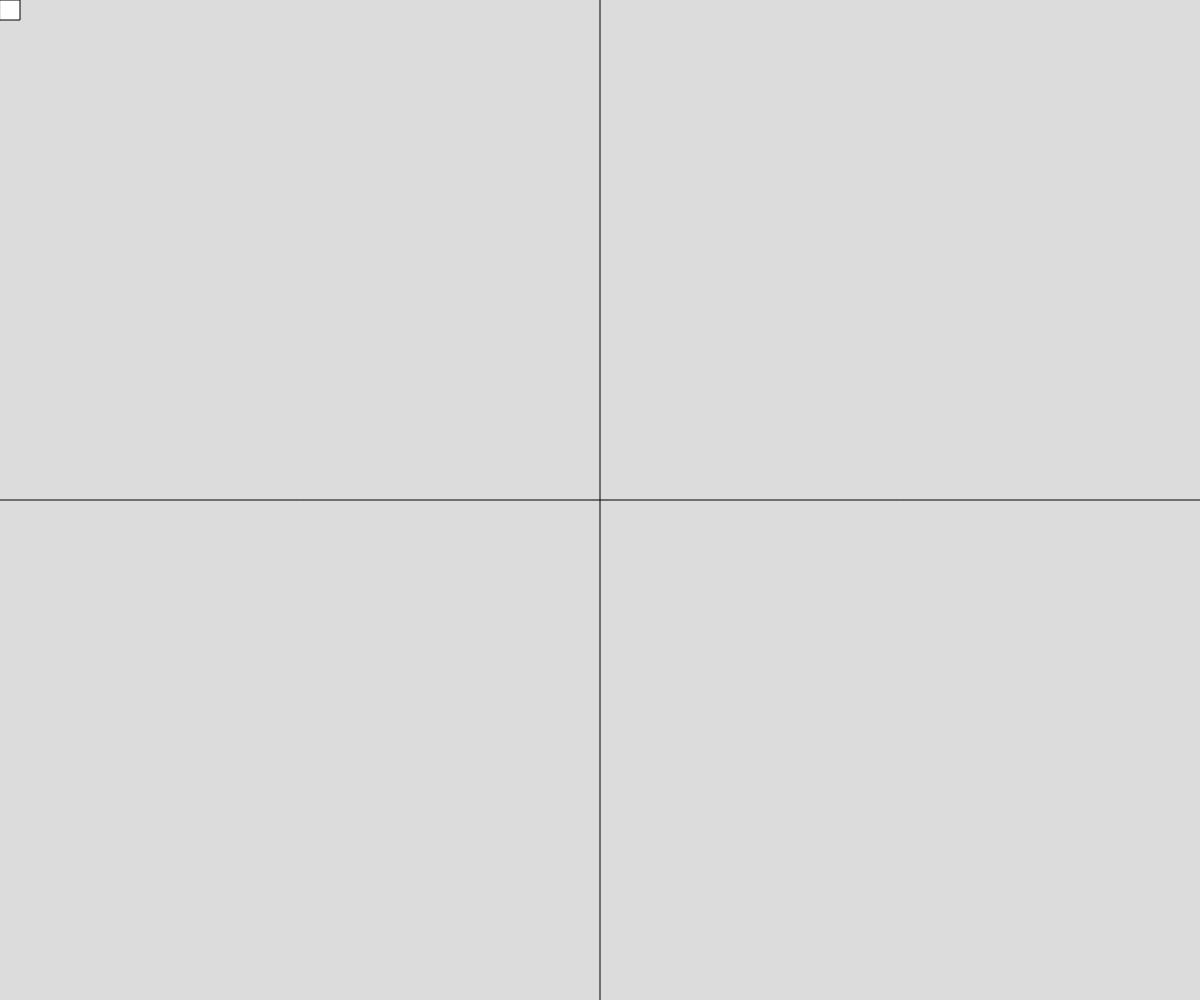
Frame 1 (no input)
Frame 60 (no input): identical to frame 1, image omitted
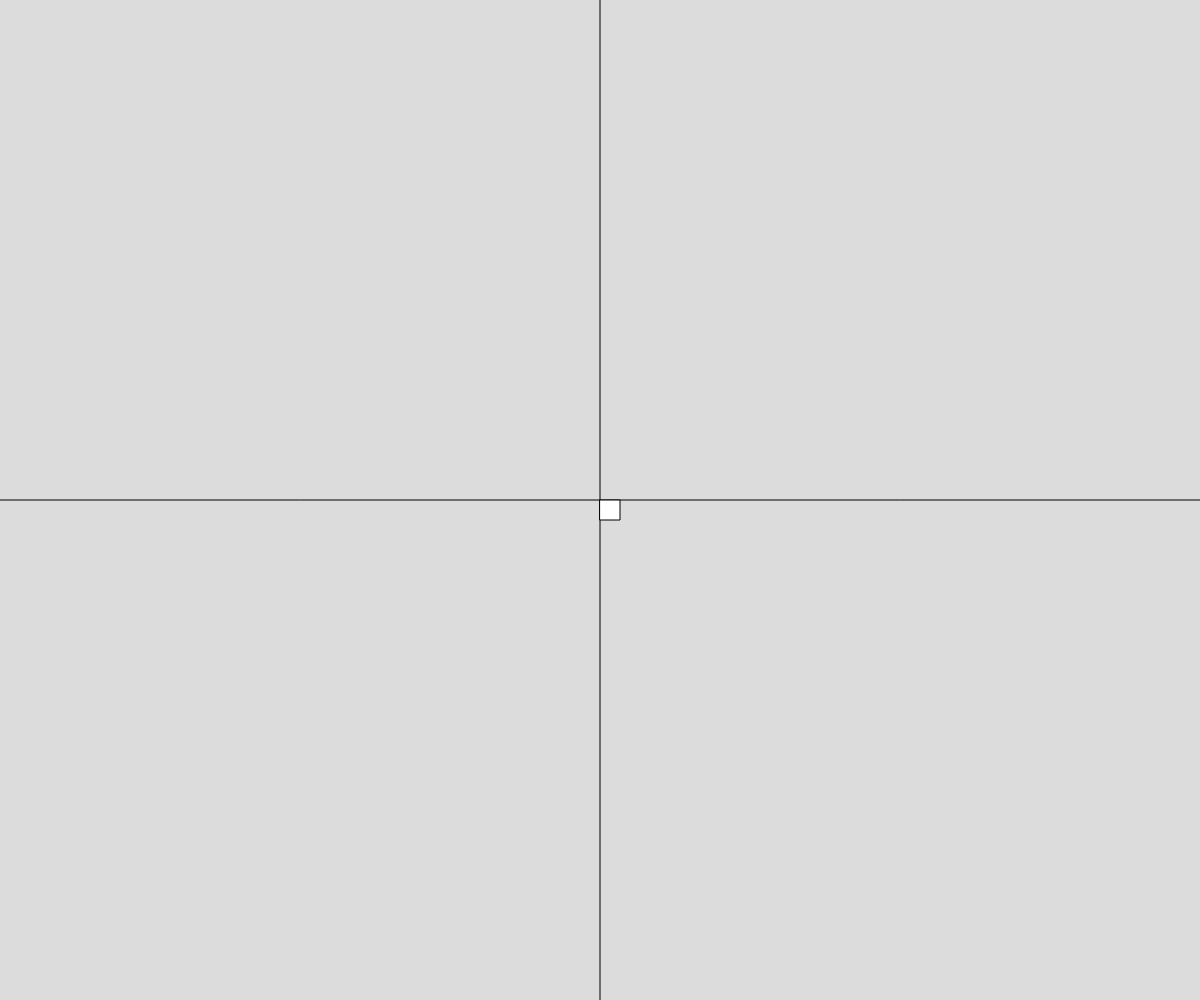
Frame 120 (the mouse pressed at the canvas centre since frame 60)

The p5.js sketch that drew these frames (run headless with seeded random() and noise() and a simulated clock; from frame 60 on, the mouse is pressed at the canvas centre):

// p5.js sketch
// ── sketch.js
function setup() {
  createCanvas(windowWidth,windowHeight);
}

function draw() {
  background(220);
  
  
line(windowWidth/2,0,windowWidth/2,windowHeight)
line(0,windowHeight/2,windowWidth, windowHeight/2)
  
  
if(mouseX < windowWidth/2 && mouseY < windowHeight/2) c = color("white") 
if(mouseX > windowWidth/2 && mouseY < windowHeight/2) c = color("red")
if(mouseX > windowWidth/2 && mouseY > windowHeight/2) c = color("white")
if(mouseX < windowWidth/2 && mouseY > windowHeight/2) c = color("red")
  
fill(c)
square(mouseX,mouseY,20)
}
